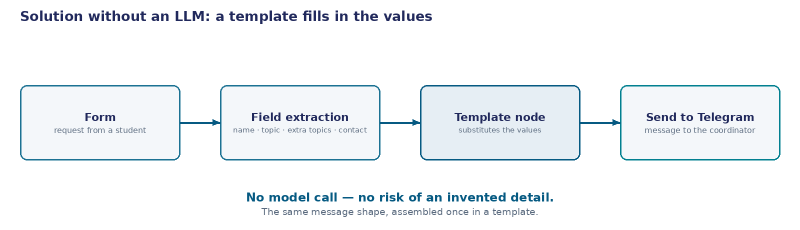
#> input picture library/seminars/sem-08/rendered/figures/k1-shema-bez-llm-en.png, 1600 x 460 px, given in place of case3-process-b-s-uzlom-klientu-2026-10-22-krop.png, which was not available (shown at 1/2 size)
$ python make_hero_n01.py
#> lines starting #> are read from the running program, lines starting #| are printed output that depends on the picture; after the words box and inside, x2 and y2 are one past the last pixel; in counts of white or black regions, pixels touching at a corner belong together; pictures that were not available may be replaced by others from this repository, and a replacement may not be noted
### library/seminars/sem-08/rendered/make_figures_telegram.py
#!/usr/bin/env python3
"""Кадры «как это выглядит в Telegram» для Семинара 8 — РИСОВАННЫЕ МОКАПЫ.

════════════════════════════════════════════════════════════════════════════
ЧЕСТНАЯ ПОМЕТКА. Это рисованные иллюстрации, а не снимки экрана. Рамку чата
(шапку, пузыри, время, фон) рисует этот скрипт. Делать так разрешено прямым
решением владельца курса 2026-10-22: «скрины сообщений Telegram просто сами
сгенерим — нарисуй что-то похожее». Общее правило курса «никаких моков»
(`notes/mcp-limitations.md`, канон §2) для ЭТИХ кадров снято тем же решением
и только для них.

ТЕКСТЫ СООБЩЕНИЙ — НАСТОЯЩИЕ, ДОСЛОВНЫЕ. Каждая строка в пузыре взята из
поля `result.text` (для фото — `result.caption`) в выводе Telegram-узла
живого стенда n8n, прочитанном через `GET /executions/<id>?includeData=true`.
Ни одно слово не сочинено здесь и не отредактировано. Первоисточник со
ссылками на номера выполнений —
`stend/n8n-screenshots-raw/telegram-messages-2026-10-22.txt`; полные выгрузки
выполнений лежат там же рядом (`exec-<id>-*.json`). Картинка Кейса 4 — тот
самый файл, который Telegram принял в выполнении 594, скачанный обратно из
Telegram по `file_id` сообщения (почему 594, а не 593 — см. комментарий в
`main()`: картинка у этого узла случайная, и выбор между двумя одинаково
настоящими прогонами назван вслух, а не спрятан).

ЧТО ОПУЩЕНО И ПОЧЕМУ. Telegram-узел n8n по умолчанию дописывает в конец
сообщения строку «This message was sent automatically with n8n» со ссылкой на
n8n.io. В пузырях её нет: это подпись инструмента, а не содержание сообщения,
и на слайде она уводила бы взгляд с текста, ради которого кадр и ставится.
В первоисточнике выше она приведена целиком — опущено на кадре, не в записи.

ПОЧЕМУ НЕТ ГАЛОЧЕК ДОСТАВКИ. В Telegram галочки стоят только на ИСХОДЯЩИХ
сообщениях — на тех, которые отправил владелец экрана. Здесь экран чужой:
это вид координатора (Кейсы 1 и 4) и вид клиента (Кейс 3), то есть все пузыри
входящие, и галочек у них не бывает. Нарисовать их значило бы подделать ровно
ту деталь, которую зал, живущий в Telegram, замечает первой. Время у каждого
пузыря на месте. Если кадр всё-таки нужен с галочками (вид отправителя) —
это одна строка: `incoming=False` у сообщения.

ЧТО ЗАПИСАНО В ШАПКЕ ЧАТА. «Уведомления учебного центра» — название рабочего
чата из сцены кейса, подтверждённое владельцем 2026-10-22. Кейсы 1 и 4 идут
в него: там сообщения адресованы координатору. Кейс 3 — личная переписка с
клиентом, туда его сообщение попасть не может, и шапка у него своя
(`CHAT_NAME_CLIENT`). Обе строки — константы ниже, меняются в одном месте.

════════════════════════════════════════════════════════════════════════════

Что собирает (всё — НОВЫЕ имена, существующие фигуры не трогаются):

    figures/tg-k1-uvedomlenie.png  Кейс 1: два уведомления координатору подряд —
                                   версия модели (выполнение 591) и версия
                                   шаблона (выполнение 592)
    figures/tg-k1-oshibka.png      Кейс 1, провал версии 1: обращение «Привет,
                                   Имя координатора!» (выполнение 42)
    figures/tg-k3-klient.png       Кейс 3: сообщение клиенту с ветки «одобрено»
                                   (выполнение 590, узел добавлен этой волной)
    figures/tg-k4-kartochka.png    Кейс 4: карточка — фото с подписью
                                   (выполнение 594)

Запуск: `python3 make_figures_telegram.py` (из `rendered/`).
"""
from pathlib import Path

from PIL import Image, ImageDraw, ImageFont

HERE = Path(__file__).resolve().parent
SEM = HERE.parent
RAW = SEM / "stend" / "n8n-screenshots-raw"
OUT = HERE / "figures"

CHAT_NAME = "Уведомления учебного центра"
CHAT_SUB = "3 участника, 1 бот"
CHAT_NAME_CLIENT = "Учебный центр"
CHAT_SUB_CLIENT = "бот"

BOT_NAME = "n8n demo"          # как бот подписан в самом Telegram (из result.from)

# Время у пузыря — настоящее время отправки сообщения (поле `result.date`
# выполнения, переведённое в московское), а не красивое круглое число.

# Дата на «пилюле» — день того выполнения, из которого взят текст пузыря, а не
# день сборки кадра. Три кадра прогнаны 22 октября, кадр провала Кейса 1 — это
# выполнение 42 от 18 октября, и подписывать его сегодняшним числом значило бы
# соврать ровно в той детали, которую кадр и предъявляет.
DATE_TODAY = "22 октября"
DATE_ERR = "18 октября"

# ── палитра светлой темы Telegram ─────────────────────────────────────────
C_HEADER = (255, 255, 255)
C_HEADER_LINE = (226, 231, 235)
C_CANVAS = (232, 237, 241)
C_BUBBLE = (255, 255, 255)
C_TEXT = (15, 20, 25)
C_SUB = (112, 117, 121)
C_TIME = (161, 170, 179)
C_SENDER = (51, 144, 236)
C_CHIP_BG = (255, 255, 255, 170)
C_AVATAR_A = (46, 134, 222)
C_AVATAR_B = (33, 169, 199)

W = 1400
PAD = 44                        # поле слева/справа в области чата
HEADER_H = 116

F = "/usr/share/fonts/truetype/dejavu/DejaVuSans.ttf"
FB = "/usr/share/fonts/truetype/dejavu/DejaVuSans-Bold.ttf"


def font(size, bold=False):
    return ImageFont.truetype(FB if bold else F, size)


FT_TITLE = font(31, bold=True)
FT_SUB = font(23)
FT_MSG = font(28)
FT_SENDER = font(23, bold=True)
FT_TIME = font(21)
FT_CHIP = font(22, bold=True)
FT_AVA = font(28, bold=True)

LINE_H = 40                     # шаг строки в пузыре
BUB_PAD_X = 26
BUB_PAD_Y = 20
BUB_MAX = int(W * 0.70)
BUB_RADIUS = 18
GAP = 20                        # просвет между пузырями


def wrap(draw, text, fnt, max_w):
    """Перенос по словам с уважением к явным переводам строки: текст пришёл
    из Telegram как есть, а там `\\n` — часть сообщения, не оформление."""
    out = []
    for para in text.split("\n"):
        if not para.strip():
            out.append("")
            continue
        line = ""
        for word in para.split(" "):
            probe = (line + " " + word).strip()
            if draw.textlength(probe, font=fnt) <= max_w or not line:
                line = probe
            else:
                out.append(line)
                line = word
        out.append(line)
    return out


def avatar(img, box, letters, a=C_AVATAR_A, b=C_AVATAR_B):
    """Кружок-аватар с вертикальной растяжкой цвета — так он выглядит в
    самом Telegram, когда у чата нет загруженной картинки."""
    x0, y0, x1, y1 = box
    d = x1 - x0
    grad = Image.new("RGB", (1, d))
    gd = ImageDraw.Draw(grad)
    for i in range(d):
        t = i / max(1, d - 1)
        gd.point((0, i), fill=tuple(int(a[k] + (b[k] - a[k]) * t) for k in range(3)))
    grad = grad.resize((d, d))
    mask = Image.new("L", (d, d), 0)
    ImageDraw.Draw(mask).ellipse((0, 0, d - 1, d - 1), fill=255)
    img.paste(grad, (x0, y0), mask)
    dr = ImageDraw.Draw(img)
    tw = dr.textlength(letters, font=FT_AVA)
    dr.text((x0 + (d - tw) / 2, y0 + d / 2 - 18), letters, font=FT_AVA,
            fill=(255, 255, 255))


def header(img, title, sub):
    dr = ImageDraw.Draw(img)
    dr.rectangle((0, 0, W, HEADER_H), fill=C_HEADER)
    dr.line((0, HEADER_H, W, HEADER_H), fill=C_HEADER_LINE, width=2)
    avatar(img, (36, 24, 36 + 68, 24 + 68), "УЦ")
    dr.text((128, 30), title, font=FT_TITLE, fill=C_TEXT)
    dr.text((128, 70), sub, font=FT_SUB, fill=C_SUB)


def chip(img, y, date_s):
    """Серая «пилюля» с датой — разделитель дня."""
    dr = ImageDraw.Draw(img, "RGBA")
    tw = dr.textlength(date_s, font=FT_CHIP)
    w, h = tw + 44, 46
    x = (W - w) / 2
    dr.rounded_rectangle((x, y, x + w, y + h), radius=23, fill=C_CHIP_BG)
    dr.text((x + 22, y + 10), date_s, font=FT_CHIP, fill=(94, 103, 112))
    return y + h + GAP + 6


# [6 lines left out: function ticks, not called in this run]


def bubble(img, y, text, time_s, sender=None, photo=None, incoming=True):
    """Один пузырь. Возвращает нижнюю границу (для следующего)."""
    dr = ImageDraw.Draw(img)
    inner_max = BUB_MAX - 2 * BUB_PAD_X
    lines = wrap(dr, text, FT_MSG, inner_max)

    ph_w = ph_h = 0
    if photo is not None:
        ph_w = inner_max
        ph_h = int(photo.height * ph_w / photo.width)

    text_w = max([dr.textlength(l, font=FT_MSG) for l in lines] + [0])
    body_w = max(text_w, ph_w)
    if sender:
        body_w = max(body_w, dr.textlength(sender, font=FT_SENDER))

    time_w = dr.textlength(time_s, font=FT_TIME) + (34 if not incoming else 0)
    # Время садится в строку с последней строкой текста, если та оставила место.
    last_w = dr.textlength(lines[-1], font=FT_MSG) if lines else 0
    inline = (last_w + 24 + time_w) <= inner_max and photo is None
    if not inline:
        body_w = max(body_w, time_w)

    bw = body_w + 2 * BUB_PAD_X
    bh = BUB_PAD_Y * 2 + len(lines) * LINE_H
    if sender:
        bh += 32
    if photo is not None:
        bh += ph_h + 14
    if not inline:
        bh += 30

    bx = PAD if incoming else W - PAD - bw
    fill = C_BUBBLE if incoming else (239, 253, 222)
    dr.rounded_rectangle((bx, y, bx + bw, y + bh), radius=BUB_RADIUS, fill=fill)
    # Хвостик пузыря у нижнего угла — та деталь, без которой кадр перестаёт
    # читаться как Telegram и становится просто карточкой.
    if incoming:
        dr.polygon([(bx + 4, y + bh - 20), (bx + 4, y + bh),
                    (bx - 14, y + bh)], fill=fill)
    else:
        dr.polygon([(bx + bw - 4, y + bh - 20), (bx + bw - 4, y + bh),
                    (bx + bw + 14, y + bh)], fill=fill)

    cy = y + BUB_PAD_Y
    cx = bx + BUB_PAD_X
    if sender:
        dr.text((cx, cy), sender, font=FT_SENDER, fill=C_SENDER)
        cy += 32
    if photo is not None:
        ph = photo.resize((ph_w, ph_h), Image.LANCZOS)
        mask = Image.new("L", (ph_w, ph_h), 0)
        ImageDraw.Draw(mask).rounded_rectangle((0, 0, ph_w - 1, ph_h - 1),
                                               radius=12, fill=255)
        img.paste(ph, (int(cx), int(cy)), mask)
        cy += ph_h + 14
    for l in lines:
        dr.text((cx, cy), l, font=FT_MSG, fill=C_TEXT)
        cy += LINE_H

    ty = cy - LINE_H + 10 if inline else cy
    tx = bx + bw - BUB_PAD_X - time_w
    dr.text((tx, ty), time_s, font=FT_TIME, fill=C_TIME)
    if not incoming:
        ticks(dr, tx + dr.textlength(time_s, font=FT_TIME) + 10, ty)

    return y + bh + GAP


def canvas(title, sub, msgs, date_s=DATE_TODAY, tail=36):
    """Собирает кадр в два прохода: первый считает высоту, второй рисует.
    Иначе высота пузырей (перенос строк зависит от шрифта) не известна до
    отрисовки, а холст PIL после создания не растягивается."""
    probe = Image.new("RGB", (W, 4000), C_CANVAS)
    y = chip(probe, HEADER_H + 26, date_s)
    for m in msgs:
        y = bubble(probe, y, **m)
    h = int(y - GAP + tail)

    img = Image.new("RGB", (W, h), C_CANVAS)
    header(img, title, sub)
    y = chip(img, HEADER_H + 26, date_s)
    for m in msgs:
        y = bubble(img, y, **m)
    return img


# ── дословные тексты (источник: telegram-messages-2026-10-22.txt) ──────────
T_K1_LLM = ("Привет! У нас новая многотемная заявка от Марии Величко на "
            "перенос занятия, в которой также упоминается оплата. "
            "Подробности прилагаю, если нужно!")
T_K1_TPL = "Новая заявка от Мария Величко: тема «перенос занятия», также: оплата."
T_K1_ERR = ("Привет, Имя координатора! 😊 У нас новая многотемная заявка от "
            "Олега по вопросу переноса занятия и об оплате. Посмотри, "
            "пожалуйста!")
T_K3 = ("Здравствуйте! Ваш запрос на возврат рассмотрен: одобрено.\n"
        "Сумма: 2500 ₽.\n"
        "Деньги вернутся на карту в течение трёх рабочих дней.")
T_K4 = "Новая заявка от Мария Величко: тема «перенос занятия», также: оплата."


# [43 lines left out: function main, not called in this run]


# [2 lines that do not run on import are left out]

### library/seminars/sem-08/rendered/make_hero_n01.py
#!/usr/bin/env python3
"""Hero-полоса обложки Семинара 8 — `figures/hero-n01.png`.

План «конфетки» §5.2 (`qa/PLAN-KONFETKA-INSTRUKTSII-2026-10-22.md`): на обложке
должно стоять реальное изображение не меньше 40% площади, и первым источником
назван СОБСТВЕННЫЙ артефакт курса — лента уведомлений бота, а не фотография из
стока («Фото из стоков не нужно»). Волна 1в собирает именно это.

Что на полосе, слева направо:

  1. НАСТОЯЩИЙ кадр холста стенда — цепочка Кейса 3, процесс (B), снятая
     2026-10-22 после того, как на ветку «одобрено» добавлен узел отправки
     клиенту (`stend/n8n-screenshots-raw/case3-process-b-s-уzlom-...png`).
     Это не схема и не реконструкция: то, что видно в интерфейсе n8n.
  2. Золотая стрелка — единственный рисованный элемент между двумя кадрами.
  3. Лента Telegram с ДОСЛОВНЫМ текстом настоящего сообщения стенда —
     ровно того, которое отправил узел с кадра слева (выполнение 590).
     Рамка чата рисованная — см. честную пометку в шапке
     `make_figures_telegram.py`, разрешение владельца 2026-10-22.

     Пара подобрана так, чтобы стрелка между кадрами не врала: слева —
     цепочка Кейса 3, справа — сообщение, которое ОНА же и отправила, в том
     чате, куда оно в самом деле ушло (личная переписка с клиентом, не
     «Уведомления учебного центра» — туда идут сообщения координатору,
     Кейсы 1 и 4). Первый вариант полосы ставил рядом сообщение Кейса 1 под
     шапкой чата координатора — картинка была плотнее, но стрелка в ней
     утверждала причинность, которой нет.

Почему именно эта пара кадров. Обложка называет вопрос занятия — «где решает
модель, а где должен код». Слева на холсте этот вопрос виден буквально: узел
`Amount over threshold?` разводит ветки `true`/`false`, и ответ даёт условие в
коде, а не модель. Справа — то, что из этого вышло у человека в телефоне. Между
ними ничего не надо объяснять словами, и обложка их и не содержит: весь текст
на ней уже написан жанром `cover_centered`, hero идёт под ним.

ГЕОМЕТРИЯ. Жанр обложки (`tools/seminar-build/genres.py`, `_cover_bg`) кладёт
hero во ВСЮ ширину полотна снизу, а высоту берёт из пропорции самого файла:
`fh = 13.333 · ih / iw`. Отсюда пропорция здесь не вкусовая, а вычисленная:

    нужно fh ≥ 0,40 · 7,5 = 3,00″   (требование §5.2 «не меньше 40%»)
    нужно fh ≤ 7,5 − 3,60 − 0,20 ≈ 3,70″ (иначе hero съедает строку-интригу:
                                          подзаголовок начинается на y = 2,34″)
    выбрано fh = 3,15″ (42% высоты) ⇒ пропорция 13,333 / 3,15 = 4,233

При ширине 2800 px это 661 px высоты. Плотность получается 210 px на дюйм, и
кегль текста в ленте Telegram (28 px в исходном кадре 1400 px, после вписывания
в 1160 px — 23 px) выходит 7,9 pt — выше пола 7,5 pt, который план §3.6 держит
на скринах. Если менять ширину полосы или долю ленты, пересчитывать надо ОБА
числа: пропорцию и этот кегль.

Запуск: `python3 make_hero_n01.py` (из `rendered/`). Файл только пишется —
обложка `slides/n01-oblozhka.md` этим скриптом не трогается, постановку кадра
на слайд делает волна подключения.
"""
from pathlib import Path

from PIL import Image, ImageDraw

import make_figures_telegram as TG

HERE = Path(__file__).resolve().parent
RAW = HERE.parent / "stend" / "n8n-screenshots-raw"
OUT = HERE / "figures"

CANVAS_SHOT = RAW / "case3-process-b-s-uzlom-klientu-2026-10-22-krop.png"

W, H = 2800, 661
BG = (18, 30, 54)               # тёмная подложка под градиент обложки Ocean
GOLD = (0xF0, 0xAB, 0x00)

SHOT_W = 1400                   # ширина кадра холста на полосе
FEED_W = 1160                   # ширина ленты Telegram на полосе
MARGIN = 60


def rounded(img, radius):
    """Скругление углов вставляемого кадра: прямой угол на тёмной подложке
    читается как обрез, скруглённый — как карточка."""
    mask = Image.new("L", img.size, 0)
    ImageDraw.Draw(mask).rounded_rectangle((0, 0, img.width - 1, img.height - 1),
                                           radius=radius, fill=255)
    out = Image.new("RGBA", img.size)
    out.paste(img.convert("RGB"), (0, 0), mask)
    return out


def arrow(dr, x0, x1, y):
    """Стрелка «отсюда — туда». Золото на обложке курса появляется ровно один
    раз (правило палитры), и это его единственное появление на полосе."""
    dr.line((x0, y, x1 - 26, y), fill=GOLD, width=7)
    dr.polygon([(x1, y), (x1 - 30, y - 17), (x1 - 30, y + 17)], fill=GOLD)


def main():
    OUT.mkdir(parents=True, exist_ok=True)
    img = Image.new("RGB", (W, H), BG)
    dr = ImageDraw.Draw(img)

    # ── слева: настоящий кадр холста стенда ────────────────────────────────
    shot = Image.open(CANVAS_SHOT).convert("RGB")
#> shot is the input picture: PIL image 1600x460 RGB; mean R, G, B 242, 245.2, 247.7
    sh = int(shot.height * SHOT_W / shot.width)
    shot = shot.resize((SHOT_W, sh), Image.LANCZOS)
#> shot: PIL image 1400x402 RGB
    sy = (H - sh) // 2
    img.paste(rounded(shot, 16), (MARGIN, sy), rounded(shot, 16))
#> in rounded, `ImageDraw.Draw(mask).rounded_rectangle((0, 0, img.width - 1, img.heigh..`:
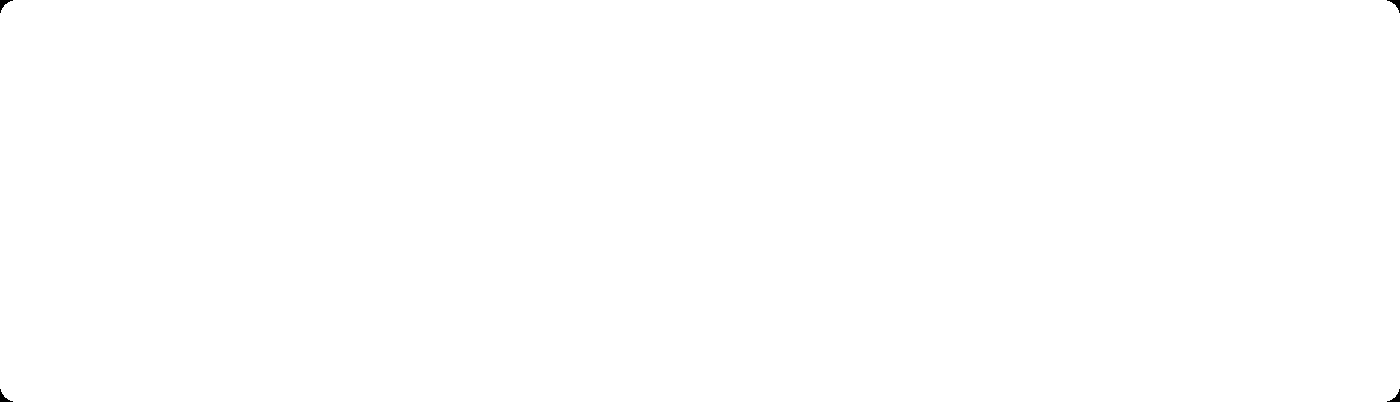
#> mask: PIL image 1400x402 L; 100% white; 4 black regions, box (x1, y1, x2, y2) and area: (0, 0, 13, 13) 61, (1387, 0, 1400, 13) 61, (0, 389, 13, 402) 61, (1387, 389, 1400, 402) 61

    # ── справа: лента Telegram с дословными текстами ───────────────────────
    # Сообщение клиенту с ветки «одобрено» (выполнение 590) — то самое, что
    # отправил узел `Notify client (Telegram)` с кадра слева. Текст берётся из
    # того же модуля, что и отдельные кадры: разной правды о тексте сообщения
    # в двух файлах быть не должно.
    feed = TG.canvas(TG.CHAT_NAME_CLIENT, TG.CHAT_SUB_CLIENT, [
        dict(text=TG.T_K3, time_s="13:04"),
    ], tail=28)
#> in chip, `tw = dr.textlength(date_s, font=FT_CHIP)`: tw = 140.4
#> in chip, `w, h = tw + 44, 46`: w = 184.4; h = 46
#> in chip, `x = (W - w) / 2`: x = 607.8
#> in canvas, `y = chip(probe, HEADER_H + 26, date_s)`: y = 214
#> the loop in canvas, `for m in msgs:` made 1 pass
#> (text_w in bubble, body_w in bubble, time_w in bubble, last_w in bubble, inline in bubble, bw in bubble, bh in bubble, bx in bubble) on pass 1: (917.6, 917.6, 60.52, 841.4, True, 969.6, 160, 44)
#> after the loop in canvas, `for m in msgs:`:
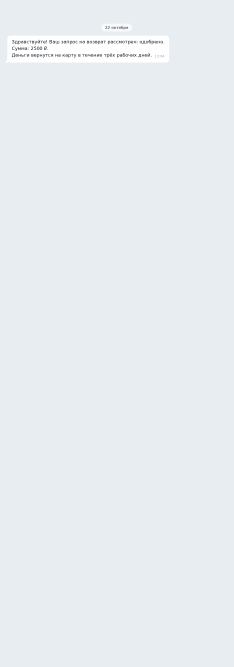
#> probe: PIL image 1400x4000 RGB (shown at 1/6 size); mean R, G, B 232.2, 237.1, 241
#> in canvas, `h = int(y - GAP + tail)`: h = 402
#> in avatar, `grad = grad.resize((d, d))`:
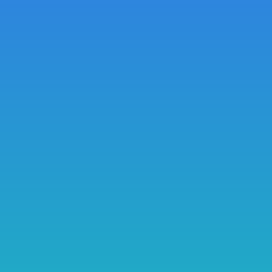
#> grad: PIL image 68x68 RGB (shown 4 times larger); mean R, G, B 39, 151, 210
#> in avatar, `ImageDraw.Draw(mask).ellipse((0, 0, d - 1, d - 1), fill=255)`:
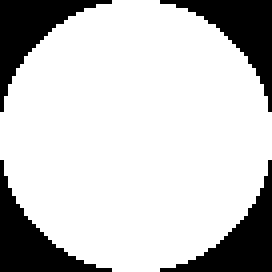
#> mask: PIL image 68x68 L (shown 4 times larger); 78.4% white; 4 black regions, box (x1, y1, x2, y2) and area: (0, 0, 28, 28) 250, (40, 0, 68, 28) 250, (0, 40, 28, 68) 250, (40, 40, 68, 68) 250
#> in avatar, `img.paste(grad, (x0, y0), mask)`:
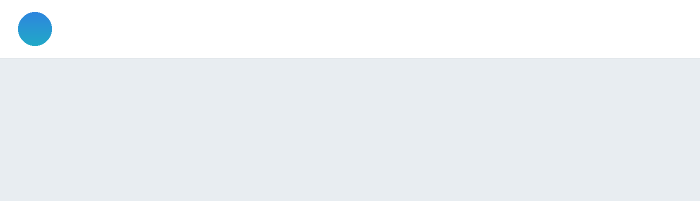
#> img: PIL image 1400x402 RGB (shown at 1/2 size); mean R, G, B 237.2, 241.5, 244.7
#> in avatar, `tw = dr.textlength(letters, font=FT_AVA)`: tw = 47.58
#> in canvas, `y = chip(img, HEADER_H + 26, date_s)`: y = 214
#> after the loop in canvas, `for m in msgs:`:
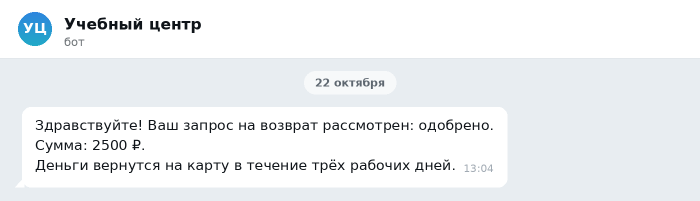
#> img: PIL image 1400x402 RGB (shown at 1/2 size); mean R, G, B 238.1, 241, 243.2
    fh = int(feed.height * FEED_W / feed.width)
    feed = feed.resize((FEED_W, fh), Image.LANCZOS)
    fx = W - MARGIN - FEED_W
    fy = (H - fh) // 2
    if fh > H - 2 * 24:                      # лента выше полосы — обрезать снизу,
        feed = feed.crop((0, 0, FEED_W, H - 48))   # шапка чата важнее последней строки
        fh = H - 48
        fy = 24
    img.paste(rounded(feed, 16), (fx, fy), rounded(feed, 16))
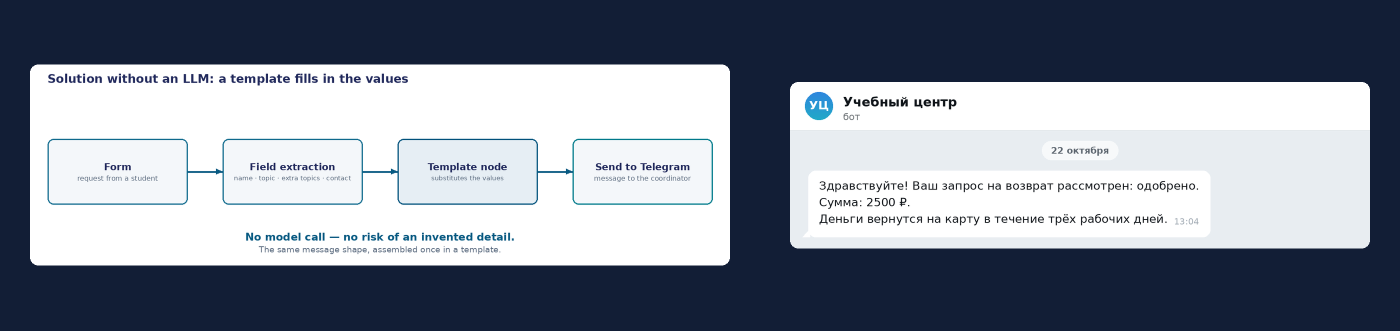
#> img: PIL image 2800x661 RGB (shown at 1/2 size); mean R, G, B 131.9, 139.3, 152.3

    # ── стрелка между ними ────────────────────────────────────────────────
    arrow(dr, MARGIN + SHOT_W + 24, fx - 24, H // 2)

    p = OUT / "hero-n01.png"
    img.save(p)
    w, h = Image.open(p).size
#> w = 2800; h = 661
    fh_in = 13.333 * h / w
#> fh_in = 3.15
    print(f"{p.name}  {w}×{h}  пропорция {w / h:.3f}  "
          f"высота на слайде {fh_in:.2f}″ = {fh_in / 7.5 * 100:.0f}% высоты")
#| hero-n01.png  2800×661  пропорция 4.236  высота на слайде 3.15″ = 42% высоты


if __name__ == "__main__":
    main()
